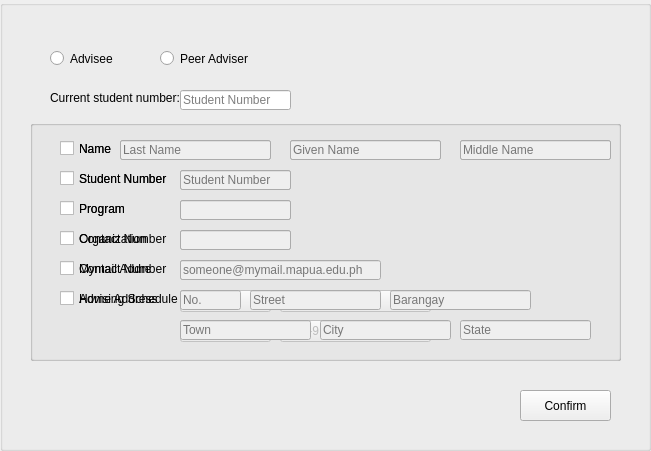
  <widget class="QGroupBox" name="modify_panel_">
   <property name="geometry">
    <rect>
     <x>140</x>
     <y>90</y>
     <width>651</width>
     <height>451</height>
    </rect>
   </property>
   <property name="title">
    <string/>
   </property>
   <widget class="QRadioButton" name="radioButton_m_peeradviser">
    <property name="geometry">
     <rect>
      <x>160</x>
      <y>50</y>
      <width>91</width>
      <height>17</height>
     </rect>
    </property>
    <property name="text">
     <string>Peer Adviser</string>
    </property>
   </widget>
   <widget class="QPushButton" name="pushButton_m_confirm">
    <property name="enabled">
     <bool>true</bool>
    </property>
    <property name="geometry">
     <rect>
      <x>520</x>
      <y>390</y>
      <width>91</width>
      <height>31</height>
     </rect>
    </property>
    <property name="text">
     <string>Confirm</string>
    </property>
   </widget>
   <widget class="QRadioButton" name="radioButton_m_advisee">
    <property name="geometry">
     <rect>
      <x>50</x>
      <y>50</y>
      <width>91</width>
      <height>17</height>
     </rect>
    </property>
    <property name="text">
     <string>Advisee</string>
    </property>
   </widget>
   <widget class="QLabel" name="xx_27">
    <property name="geometry">
     <rect>
      <x>50</x>
      <y>90</y>
      <width>141</width>
      <height>16</height>
     </rect>
    </property>
    <property name="text">
     <string>Current student number:</string>
    </property>
   </widget>
   <widget class="QLineEdit" name="lineEdit_m_currentstudentnumber">
    <property name="geometry">
     <rect>
      <x>180</x>
      <y>90</y>
      <width>111</width>
      <height>20</height>
     </rect>
    </property>
    <property name="placeholderText">
     <string>Student Number</string>
    </property>
   </widget>
   <widget class="QGroupBox" name="groupBox_m_modifyp">
    <property name="geometry">
     <rect>
      <x>30</x>
      <y>120</y>
      <width>591</width>
      <height>241</height>
     </rect>
    </property>
    <property name="title">
     <string/>
    </property>
    <widget class="QCheckBox" name="checkBox_m_studentnumberp">
     <property name="geometry">
      <rect>
       <x>30</x>
       <y>50</y>
       <width>111</width>
       <height>17</height>
      </rect>
     </property>
     <property name="text">
      <string>Student Number</string>
     </property>
    </widget>
    <widget class="QCheckBox" name="checkBox_m_namep">
     <property name="geometry">
      <rect>
       <x>30</x>
       <y>20</y>
       <width>70</width>
       <height>17</height>
      </rect>
     </property>
     <property name="text">
      <string>Name</string>
     </property>
    </widget>
    <widget class="QCheckBox" name="checkBox_m_programp">
     <property name="geometry">
      <rect>
       <x>30</x>
       <y>80</y>
       <width>111</width>
       <height>17</height>
      </rect>
     </property>
     <property name="text">
      <string>Program</string>
     </property>
    </widget>
    <widget class="QCheckBox" name="checkBox_m_organizationp">
     <property name="geometry">
      <rect>
       <x>30</x>
       <y>110</y>
       <width>91</width>
       <height>17</height>
      </rect>
     </property>
     <property name="text">
      <string>Organization</string>
     </property>
    </widget>
    <widget class="QCheckBox" name="checkBox_m_contactnumberp">
     <property name="geometry">
      <rect>
       <x>30</x>
       <y>140</y>
       <width>121</width>
       <height>17</height>
      </rect>
     </property>
     <property name="text">
      <string>Contact Number</string>
     </property>
    </widget>
    <widget class="QLineEdit" name="lineEdit_m_studentnumberp">
     <property name="enabled">
      <bool>false</bool>
     </property>
     <property name="geometry">
      <rect>
       <x>150</x>
       <y>50</y>
       <width>111</width>
       <height>20</height>
      </rect>
     </property>
     <property name="placeholderText">
      <string>Student Number</string>
     </property>
    </widget>
    <widget class="QCheckBox" name="checkBox_m_advisingschedule">
     <property name="geometry">
      <rect>
       <x>30</x>
       <y>170</y>
       <width>121</width>
       <height>17</height>
      </rect>
     </property>
     <property name="text">
      <string>Advising Schedule</string>
     </property>
    </widget>
    <widget class="QLineEdit" name="lineEdit_m_lastnamep">
     <property name="enabled">
      <bool>false</bool>
     </property>
     <property name="geometry">
      <rect>
       <x>90</x>
       <y>20</y>
       <width>151</width>
       <height>20</height>
      </rect>
     </property>
     <property name="placeholderText">
      <string>Last Name</string>
     </property>
    </widget>
    <widget class="QLineEdit" name="lineEdit_m_firstnamep">
     <property name="enabled">
      <bool>false</bool>
     </property>
     <property name="geometry">
      <rect>
       <x>260</x>
       <y>20</y>
       <width>151</width>
       <height>20</height>
      </rect>
     </property>
     <property name="text">
      <string/>
     </property>
     <property name="placeholderText">
      <string>Given Name</string>
     </property>
    </widget>
    <widget class="QLineEdit" name="lineEdit_m_middlenamep">
     <property name="enabled">
      <bool>false</bool>
     </property>
     <property name="geometry">
      <rect>
       <x>430</x>
       <y>20</y>
       <width>151</width>
       <height>20</height>
      </rect>
     </property>
     <property name="placeholderText">
      <string>Middle Name</string>
     </property>
    </widget>
    <widget class="QLineEdit" name="lineEdit_m_programp">
     <property name="enabled">
      <bool>false</bool>
     </property>
     <property name="geometry">
      <rect>
       <x>150</x>
       <y>80</y>
       <width>111</width>
       <height>20</height>
      </rect>
     </property>
     <property name="placeholderText">
      <string/>
     </property>
    </widget>
    <widget class="QLineEdit" name="lineEdit_m_organizationp">
     <property name="enabled">
      <bool>false</bool>
     </property>
     <property name="geometry">
      <rect>
       <x>150</x>
       <y>110</y>
       <width>111</width>
       <height>20</height>
      </rect>
     </property>
     <property name="placeholderText">
      <string/>
     </property>
    </widget>
    <widget class="QLineEdit" name="lineEdit_m_contactnumberp">
     <property name="enabled">
      <bool>false</bool>
     </property>
     <property name="geometry">
      <rect>
       <x>150</x>
       <y>140</y>
       <width>111</width>
       <height>20</height>
      </rect>
     </property>
     <property name="placeholderText">
      <string/>
     </property>
    </widget>
    <widget class="QComboBox" name="comboBox_m_day1">
     <property name="enabled">
      <bool>false</bool>
     </property>
     <property name="geometry">
      <rect>
       <x>150</x>
       <y>170</y>
       <width>91</width>
       <height>22</height>
      </rect>
     </property>
     <item>
      <property name="text">
       <string>Monday</string>
      </property>
     </item>
     <item>
      <property name="text">
       <string>Tuesday</string>
      </property>
     </item>
     <item>
      <property name="text">
       <string>Wednesday</string>
      </property>
     </item>
     <item>
      <property name="text">
       <string>Thursday</string>
      </property>
     </item>
     <item>
      <property name="text">
       <string>Friday</string>
      </property>
     </item>
     <item>
      <property name="text">
       <string>Saturday</string>
      </property>
     </item>
    </widget>
    <widget class="QComboBox" name="comboBox_m_time1">
     <property name="enabled">
      <bool>false</bool>
     </property>
     <property name="geometry">
      <rect>
       <x>250</x>
       <y>170</y>
       <width>151</width>
       <height>22</height>
      </rect>
     </property>
     <item>
      <property name="text">
       <string>7:30-9:00</string>
      </property>
     </item>
     <item>
      <property name="text">
       <string>9:00-10:30</string>
      </property>
     </item>
     <item>
      <property name="text">
       <string>10:30-12:00</string>
      </property>
     </item>
     <item>
      <property name="text">
       <string>12:00-13:30</string>
      </property>
     </item>
     <item>
      <property name="text">
       <string>13:30-15:00</string>
      </property>
     </item>
     <item>
      <property name="text">
       <string>15:00-16:30</string>
      </property>
     </item>
     <item>
      <property name="text">
       <string>16:30-18:00</string>
      </property>
     </item>
     <item>
      <property name="text">
       <string>18:00-19:30</string>
      </property>
     </item>
     <item>
      <property name="text">
       <string>19:30-21:00</string>
      </property>
     </item>
    </widget>
    <widget class="QComboBox" name="comboBox_m_day2">
     <property name="enabled">
      <bool>false</bool>
     </property>
     <property name="geometry">
      <rect>
       <x>150</x>
       <y>200</y>
       <width>91</width>
       <height>22</height>
      </rect>
     </property>
     <item>
      <property name="text">
       <string>Monday</string>
      </property>
     </item>
     <item>
      <property name="text">
       <string>Tuesday</string>
      </property>
     </item>
     <item>
      <property name="text">
       <string>Wednesday</string>
      </property>
     </item>
     <item>
      <property name="text">
       <string>Thursday</string>
      </property>
     </item>
     <item>
      <property name="text">
       <string>Friday</string>
      </property>
     </item>
     <item>
      <property name="text">
       <string>Saturday</string>
      </property>
     </item>
    </widget>
    <widget class="QComboBox" name="comboBox_m_time2">
     <property name="enabled">
      <bool>false</bool>
     </property>
     <property name="geometry">
      <rect>
       <x>250</x>
       <y>200</y>
       <width>151</width>
       <height>22</height>
      </rect>
     </property>
     <item>
      <property name="text">
       <string>7:30-9:00</string>
      </property>
     </item>
     <item>
      <property name="text">
       <string>9:00-10:30</string>
      </property>
     </item>
     <item>
      <property name="text">
       <string>10:30-12:00</string>
      </property>
     </item>
     <item>
      <property name="text">
       <string>12:00-13:30</string>
      </property>
     </item>
     <item>
      <property name="text">
       <string>13:30-15:00</string>
      </property>
     </item>
     <item>
      <property name="text">
       <string>15:00-16:30</string>
      </property>
     </item>
     <item>
      <property name="text">
       <string>16:30-18:00</string>
      </property>
     </item>
     <item>
      <property name="text">
       <string>18:00-19:30</string>
      </property>
     </item>
     <item>
      <property name="text">
       <string>19:30-21:00</string>
      </property>
     </item>
    </widget>
   </widget>
   <widget class="QGroupBox" name="groupBox_m_modifya">
    <property name="geometry">
     <rect>
      <x>30</x>
      <y>120</y>
      <width>591</width>
      <height>241</height>
     </rect>
    </property>
    <property name="title">
     <string/>
    </property>
    <widget class="QCheckBox" name="checkBox_m_studentnumbera">
     <property name="geometry">
      <rect>
       <x>30</x>
       <y>50</y>
       <width>111</width>
       <height>17</height>
      </rect>
     </property>
     <property name="text">
      <string>Student Number</string>
     </property>
    </widget>
    <widget class="QCheckBox" name="checkBox_m_namea">
     <property name="geometry">
      <rect>
       <x>30</x>
       <y>20</y>
       <width>70</width>
       <height>17</height>
      </rect>
     </property>
     <property name="text">
      <string>Name</string>
     </property>
    </widget>
    <widget class="QCheckBox" name="checkBox_m_programa">
     <property name="geometry">
      <rect>
       <x>30</x>
       <y>80</y>
       <width>111</width>
       <height>17</height>
      </rect>
     </property>
     <property name="text">
      <string>Program</string>
     </property>
    </widget>
    <widget class="QCheckBox" name="checkBox_m_emailaddressa">
     <property name="geometry">
      <rect>
       <x>30</x>
       <y>140</y>
       <width>91</width>
       <height>17</height>
      </rect>
     </property>
     <property name="text">
      <string>Mymail Address</string>
     </property>
    </widget>
    <widget class="QCheckBox" name="checkBox_m_contactnumbera">
     <property name="geometry">
      <rect>
       <x>30</x>
       <y>110</y>
       <width>121</width>
       <height>17</height>
      </rect>
     </property>
     <property name="text">
      <string>Contact Number</string>
     </property>
    </widget>
    <widget class="QLineEdit" name="lineEdit_m_studentnumbera">
     <property name="enabled">
      <bool>false</bool>
     </property>
     <property name="geometry">
      <rect>
       <x>150</x>
       <y>50</y>
       <width>111</width>
       <height>20</height>
      </rect>
     </property>
     <property name="placeholderText">
      <string>Student Number</string>
     </property>
    </widget>
    <widget class="QCheckBox" name="checkBox_m_homeaddress">
     <property name="geometry">
      <rect>
       <x>30</x>
       <y>170</y>
       <width>121</width>
       <height>17</height>
      </rect>
     </property>
     <property name="text">
      <string>Home Address</string>
     </property>
    </widget>
    <widget class="QLineEdit" name="lineEdit_m_lastnamea">
     <property name="enabled">
      <bool>false</bool>
     </property>
     <property name="geometry">
      <rect>
       <x>90</x>
       <y>20</y>
       <width>151</width>
       <height>20</height>
      </rect>
     </property>
     <property name="placeholderText">
      <string>Last Name</string>
     </property>
    </widget>
    <widget class="QLineEdit" name="lineEdit_m_firstnamea">
     <property name="enabled">
      <bool>false</bool>
     </property>
     <property name="geometry">
      <rect>
       <x>260</x>
       <y>20</y>
       <width>151</width>
       <height>20</height>
      </rect>
     </property>
     <property name="text">
      <string/>
     </property>
     <property name="placeholderText">
      <string>Given Name</string>
     </property>
    </widget>
    <widget class="QLineEdit" name="lineEdit_m_middlenamea">
     <property name="enabled">
      <bool>false</bool>
     </property>
     <property name="geometry">
      <rect>
       <x>430</x>
       <y>20</y>
       <width>151</width>
       <height>20</height>
      </rect>
     </property>
     <property name="placeholderText">
      <string>Middle Name</string>
     </property>
    </widget>
    <widget class="QLineEdit" name="lineEdit_m_programa">
     <property name="enabled">
      <bool>false</bool>
     </property>
     <property name="geometry">
      <rect>
       <x>150</x>
       <y>80</y>
       <width>111</width>
       <height>20</height>
      </rect>
     </property>
     <property name="placeholderText">
      <string/>
     </property>
    </widget>
    <widget class="QLineEdit" name="lineEdit_m_emailaddress">
     <property name="enabled">
      <bool>false</bool>
     </property>
     <property name="geometry">
      <rect>
       <x>150</x>
       <y>140</y>
       <width>201</width>
       <height>20</height>
      </rect>
     </property>
     <property name="placeholderText">
      <string>someone@mymail.mapua.edu.ph</string>
     </property>
    </widget>
    <widget class="QLineEdit" name="lineEdit_m_contactnumbera">
     <property name="enabled">
      <bool>false</bool>
     </property>
     <property name="geometry">
      <rect>
       <x>150</x>
       <y>110</y>
       <width>111</width>
       <height>20</height>
      </rect>
     </property>
     <property name="placeholderText">
      <string/>
     </property>
    </widget>
    <widget class="QLineEdit" name="lineEdit_m_address1">
     <property name="enabled">
      <bool>false</bool>
     </property>
     <property name="geometry">
      <rect>
       <x>150</x>
       <y>170</y>
       <width>61</width>
       <height>20</height>
      </rect>
     </property>
     <property name="placeholderText">
      <string>No.</string>
     </property>
    </widget>
    <widget class="QLineEdit" name="lineEdit_m_address2">
     <property name="enabled">
      <bool>false</bool>
     </property>
     <property name="geometry">
      <rect>
       <x>220</x>
       <y>170</y>
       <width>131</width>
       <height>20</height>
      </rect>
     </property>
     <property name="placeholderText">
      <string>Street</string>
     </property>
    </widget>
    <widget class="QLineEdit" name="lineEdit_m_address3">
     <property name="enabled">
      <bool>false</bool>
     </property>
     <property name="geometry">
      <rect>
       <x>360</x>
       <y>170</y>
       <width>141</width>
       <height>20</height>
      </rect>
     </property>
     <property name="placeholderText">
      <string>Barangay</string>
     </property>
    </widget>
    <widget class="QLineEdit" name="lineEdit_m_address4">
     <property name="enabled">
      <bool>false</bool>
     </property>
     <property name="geometry">
      <rect>
       <x>150</x>
       <y>200</y>
       <width>131</width>
       <height>20</height>
      </rect>
     </property>
     <property name="placeholderText">
      <string>Town</string>
     </property>
    </widget>
    <widget class="QLineEdit" name="lineEdit_m_address5">
     <property name="enabled">
      <bool>false</bool>
     </property>
     <property name="geometry">
      <rect>
       <x>290</x>
       <y>200</y>
       <width>131</width>
       <height>20</height>
      </rect>
     </property>
     <property name="placeholderText">
      <string>City</string>
     </property>
    </widget>
    <widget class="QLineEdit" name="lineEdit_m_address6">
     <property name="enabled">
      <bool>false</bool>
     </property>
     <property name="geometry">
      <rect>
       <x>430</x>
       <y>200</y>
       <width>131</width>
       <height>20</height>
      </rect>
     </property>
     <property name="placeholderText">
      <string>State</string>
     </property>
    </widget>
   </widget>
  </widget>
